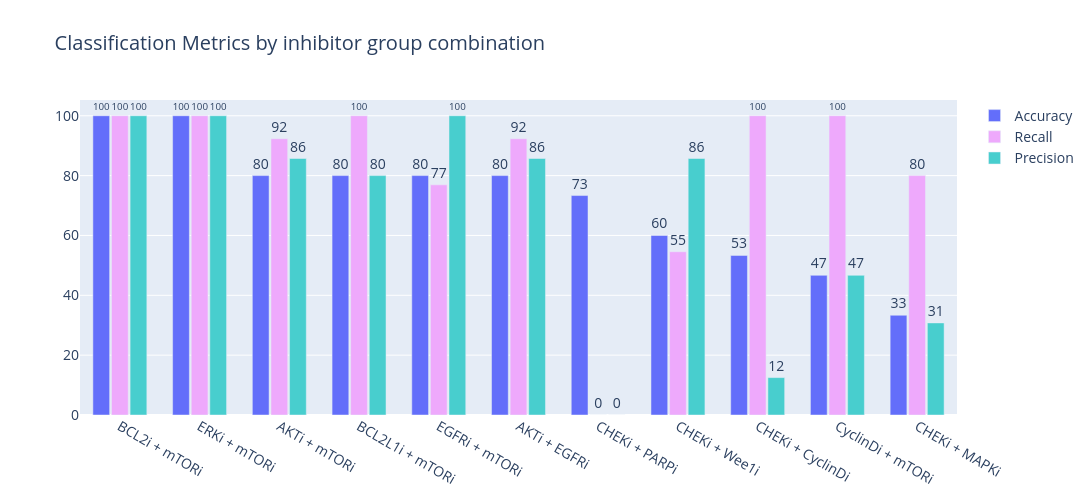
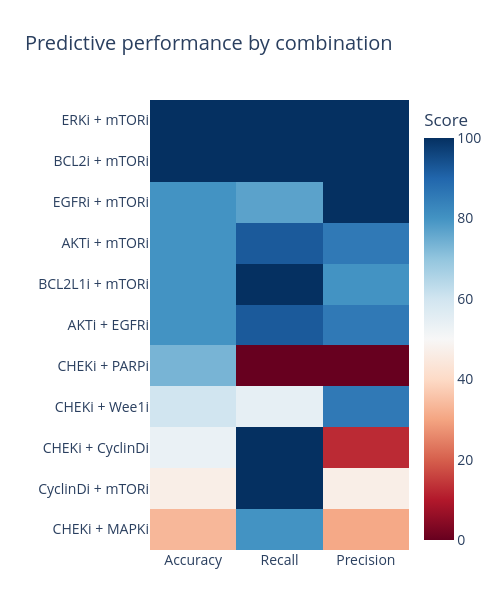
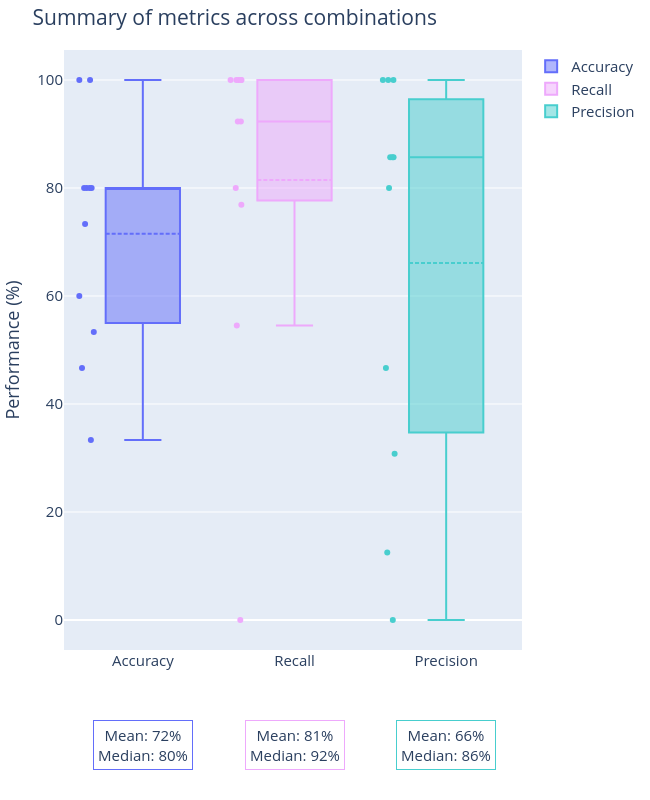
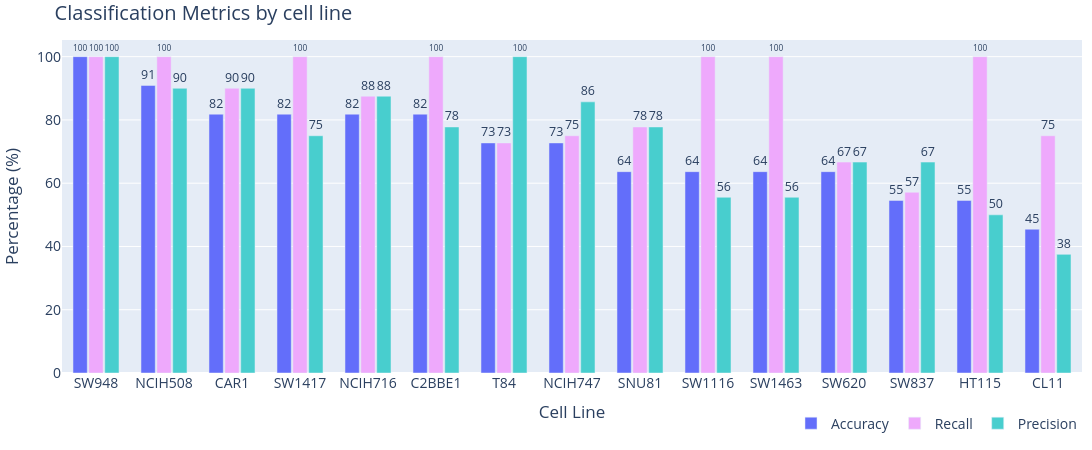

The notebook cell saved with these charts, in order:
### Code cell
# Classification plots
from synco.plotting.classification import make_classification_plots
make_classification_plots(str(results_dir), plots_dir=str(plots_dir), show=True,
                        analysis_type="combination", debug=False
                        )
make_classification_plots(str(results_dir), plots_dir=str(plots_dir), show=True,
                        analysis_type="cell_line", debug=False
                        )

### Figure 1 — Plotly figure (JSON) as saved in the notebook; plotly's stock layout.template omitted (floating-point values rounded to 4 significant figures)
{"data": [{"marker": {"color": "#636EFA"}, "name": "Accuracy", "orientation": "v", "text": [100.0, 100.0, 80.0, 80.0, 80.0, 80.0, 73.0, 60.0, 53.0, 47.0, 33.0], "textposition": "outside", "type": "bar", "x": ["BCL2i + mTORi", "ERKi + mTORi", "AKTi + mTORi", "BCL2L1i + mTORi", "EGFRi + mTORi", "AKTi + EGFRi", "CHEKi + PARPi", "CHEKi + Wee1i", "CHEKi + CyclinDi", "CyclinDi + mTORi", "CHEKi + MAPKi"], "y": [100.0, 100.0, 80.0, 80.0, 80.0, 80.0, 73.33, 60.0, 53.33, 46.67, 33.33]}, {"marker": {"color": "#EEA9FC"}, "name": "Recall", "orientation": "v", "text": [100.0, 100.0, 92.0, 100.0, 77.0, 92.0, 0.0, 55.0, 100.0, 100.0, 80.0], "textposition": "outside", "type": "bar", "x": ["BCL2i + mTORi", "ERKi + mTORi", "AKTi + mTORi", "BCL2L1i + mTORi", "EGFRi + mTORi", "AKTi + EGFRi", "CHEKi + PARPi", "CHEKi + Wee1i", "CHEKi + CyclinDi", "CyclinDi + mTORi", "CHEKi + MAPKi"], "y": [100.0, 100.0, 92.31, 100.0, 76.92, 92.31, 0.0, 54.55, 100.0, 100.0, 80.0]}, {"marker": {"color": "#48CECE"}, "name": "Precision", "orientation": "v", "text": [100.0, 100.0, 86.0, 80.0, 100.0, 86.0, 0.0, 86.0, 12.0, 47.0, 31.0], "textposition": "outside", "type": "bar", "x": ["BCL2i + mTORi", "ERKi + mTORi", "AKTi + mTORi", "BCL2L1i + mTORi", "EGFRi + mTORi", "AKTi + EGFRi", "CHEKi + PARPi", "CHEKi + Wee1i", "CHEKi + CyclinDi", "CyclinDi + mTORi", "CHEKi + MAPKi"], "y": [100.0, 100.0, 85.71, 80.0, 100.0, 85.71, 0.0, 85.71, 12.5, 46.67, 30.77]}], "layout": {"bargap": 0.3, "bargroupgap": 0.1, "barmode": "group", "font": {"size": 14}, "height": 500, "title": {"text": "Classification Metrics by inhibitor group combination"}, "width": 1500}}

### Figure 2 — Plotly figure (JSON) as saved in the notebook; plotly's stock layout.template omitted (floating-point values rounded to 4 significant figures)
{"data": [{"colorbar": {"title": {"text": "Score"}}, "colorscale": [[0, "rgb(103,0,31)"], [0.1, "rgb(178,24,43)"], [0.2, "rgb(214,96,77)"], [0.3, "rgb(244,165,130)"], [0.4, "rgb(253,219,199)"], [0.5, "rgb(247,247,247)"], [0.6, "rgb(209,229,240)"], [0.7, "rgb(146,197,222)"], [0.8, "rgb(67,147,195)"], [0.9, "rgb(33,102,172)"], [1, "rgb(5,48,97)"]], "type": "heatmap", "x": ["Accuracy", "Recall", "Precision"], "y": ["CHEKi + MAPKi", "CyclinDi + mTORi", "CHEKi + CyclinDi", "CHEKi + Wee1i", "CHEKi + PARPi", "AKTi + EGFRi", "BCL2L1i + mTORi", "AKTi + mTORi", "EGFRi + mTORi", "BCL2i + mTORi", "ERKi + mTORi"], "z": [[33.33, 80.0, 30.77], [46.67, 100.0, 46.67], [53.33, 100.0, 12.5], [60.0, 54.55, 85.71], [73.33, 0.0, 0.0], [80.0, 92.31, 85.71], [80.0, 100.0, 80.0], [80.0, 92.31, 85.71], [80.0, 76.92, 100.0], [100.0, 100.0, 100.0], [100.0, 100.0, 100.0]], "zmax": 100, "zmin": 0}], "layout": {"font": {"size": 14}, "height": 600, "margin": {"b": 50, "l": 150, "r": 50, "t": 100}, "title": {"text": "Predictive performance by combination"}, "width": 500}}

### Figure 3 — Plotly figure (JSON) as saved in the notebook; plotly's stock layout.template omitted (floating-point values rounded to 4 significant figures)
{"data": [{"boxmean": true, "boxpoints": "all", "hoverinfo": "y+text", "hovertext": ["CHEKi + MAPKi", "CyclinDi + mTORi", "CHEKi + CyclinDi", "CHEKi + Wee1i", "CHEKi + PARPi", "AKTi + EGFRi", "BCL2L1i + mTORi", "AKTi + mTORi", "EGFRi + mTORi", "BCL2i + mTORi", "ERKi + mTORi"], "marker": {"color": "#636EFA"}, "name": "Accuracy", "type": "box", "y": [33.33, 46.67, 53.33, 60.0, 73.33, 80.0, 80.0, 80.0, 80.0, 100.0, 100.0]}, {"boxmean": true, "boxpoints": "all", "hoverinfo": "y+text", "hovertext": ["CHEKi + MAPKi", "CyclinDi + mTORi", "CHEKi + CyclinDi", "CHEKi + Wee1i", "CHEKi + PARPi", "AKTi + EGFRi", "BCL2L1i + mTORi", "AKTi + mTORi", "EGFRi + mTORi", "BCL2i + mTORi", "ERKi + mTORi"], "marker": {"color": "#EEA9FC"}, "name": "Recall", "type": "box", "y": [80.0, 100.0, 100.0, 54.55, 0.0, 92.31, 100.0, 92.31, 76.92, 100.0, 100.0]}, {"boxmean": true, "boxpoints": "all", "hoverinfo": "y+text", "hovertext": ["CHEKi + MAPKi", "CyclinDi + mTORi", "CHEKi + CyclinDi", "CHEKi + Wee1i", "CHEKi + PARPi", "AKTi + EGFRi", "BCL2L1i + mTORi", "AKTi + mTORi", "EGFRi + mTORi", "BCL2i + mTORi", "ERKi + mTORi"], "marker": {"color": "#48CECE"}, "name": "Precision", "type": "box", "y": [30.77, 46.67, 12.5, 85.71, 0.0, 85.71, 80.0, 85.71, 100.0, 100.0, 100.0]}], "layout": {"annotations": [{"align": "center", "bgcolor": "rgba(255, 255, 255, 0.8)", "bordercolor": "#636EFA", "borderpad": 4, "borderwidth": 1, "showarrow": false, "text": "Mean: 72%<br>Median: 80%", "x": "Accuracy", "y": -0.2, "yref": "paper"}, {"align": "center", "bgcolor": "rgba(255, 255, 255, 0.8)", "bordercolor": "#EEA9FC", "borderpad": 4, "borderwidth": 1, "showarrow": false, "text": "Mean: 81%<br>Median: 92%", "x": "Recall", "y": -0.2, "yref": "paper"}, {"align": "center", "bgcolor": "rgba(255, 255, 255, 0.8)", "bordercolor": "#48CECE", "borderpad": 4, "borderwidth": 1, "showarrow": false, "text": "Mean: 66%<br>Median: 86%", "x": "Precision", "y": -0.2, "yref": "paper"}], "font": {"size": 15}, "height": 800, "margin": {"b": 150, "l": 10, "r": 10, "t": 50}, "title": {"text": "Summary of metrics across combinations"}, "width": 650, "yaxis": {"title": {"text": "Performance (%)"}}}}

### Figure 4 — Plotly figure (JSON) as saved in the notebook; plotly's stock layout.template omitted (floating-point values rounded to 4 significant figures)
{"data": [{"marker": {"color": "#636EFA"}, "name": "Accuracy", "text": [100.0, 91.0, 82.0, 82.0, 82.0, 82.0, 73.0, 73.0, 64.0, 64.0, 64.0, 64.0, 55.0, 55.0, 45.0], "textposition": "outside", "type": "bar", "x": ["SW948", "NCIH508", "CAR1", "SW1417", "NCIH716", "C2BBE1", "T84", "NCIH747", "SNU81", "SW1116", "SW1463", "SW620", "SW837", "HT115", "CL11"], "y": [100.0, 90.91, 81.82, 81.82, 81.82, 81.82, 72.73, 72.73, 63.64, 63.64, 63.64, 63.64, 54.55, 54.55, 45.45]}, {"marker": {"color": "#EEA9FC"}, "name": "Recall", "text": [100.0, 100.0, 90.0, 100.0, 88.0, 100.0, 73.0, 75.0, 78.0, 100.0, 100.0, 67.0, 57.0, 100.0, 75.0], "textposition": "outside", "type": "bar", "x": ["SW948", "NCIH508", "CAR1", "SW1417", "NCIH716", "C2BBE1", "T84", "NCIH747", "SNU81", "SW1116", "SW1463", "SW620", "SW837", "HT115", "CL11"], "y": [100.0, 100.0, 90.0, 100.0, 87.5, 100.0, 72.73, 75.0, 77.78, 100.0, 100.0, 66.67, 57.14, 100.0, 75.0]}, {"marker": {"color": "#48CECE"}, "name": "Precision", "text": [100.0, 90.0, 90.0, 75.0, 88.0, 78.0, 100.0, 86.0, 78.0, 56.0, 56.0, 67.0, 67.0, 50.0, 38.0], "textposition": "outside", "type": "bar", "x": ["SW948", "NCIH508", "CAR1", "SW1417", "NCIH716", "C2BBE1", "T84", "NCIH747", "SNU81", "SW1116", "SW1463", "SW620", "SW837", "HT115", "CL11"], "y": [100.0, 90.0, 90.0, 75.0, 87.5, 77.78, 100.0, 85.71, 77.78, 55.56, 55.56, 66.67, 66.67, 50.0, 37.5]}], "layout": {"bargap": 0.3, "bargroupgap": 0.1, "barmode": "group", "font": {"size": 14}, "height": 450, "legend": {"font": {"size": 14}, "orientation": "h", "x": 1, "xanchor": "right", "y": -0.2, "yanchor": "bottom"}, "margin": {"b": 10, "l": 10, "r": 10, "t": 40}, "title": {"text": "Classification Metrics by cell line"}, "width": 1400, "xaxis": {"title": {"text": "Cell Line"}}, "yaxis": {"title": {"text": "Percentage (%)"}}}}
